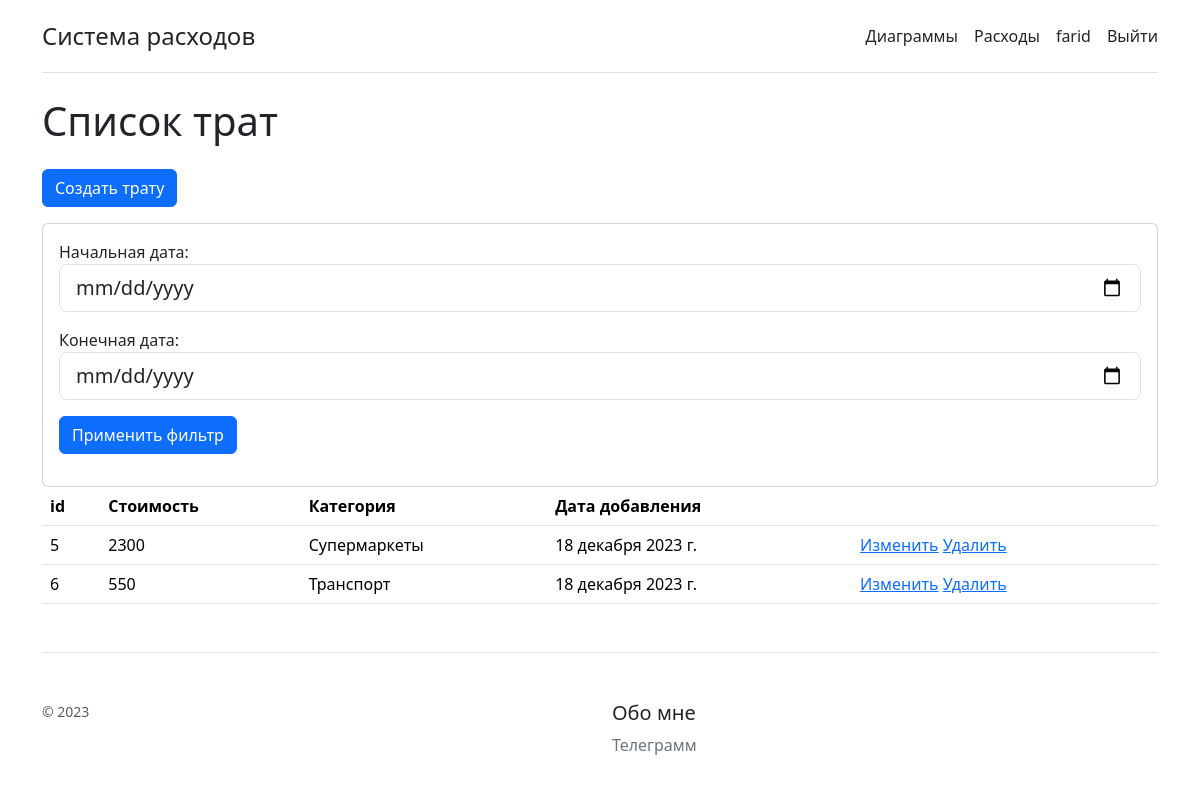
Page /spending/ (signed in) on the earlier database version.
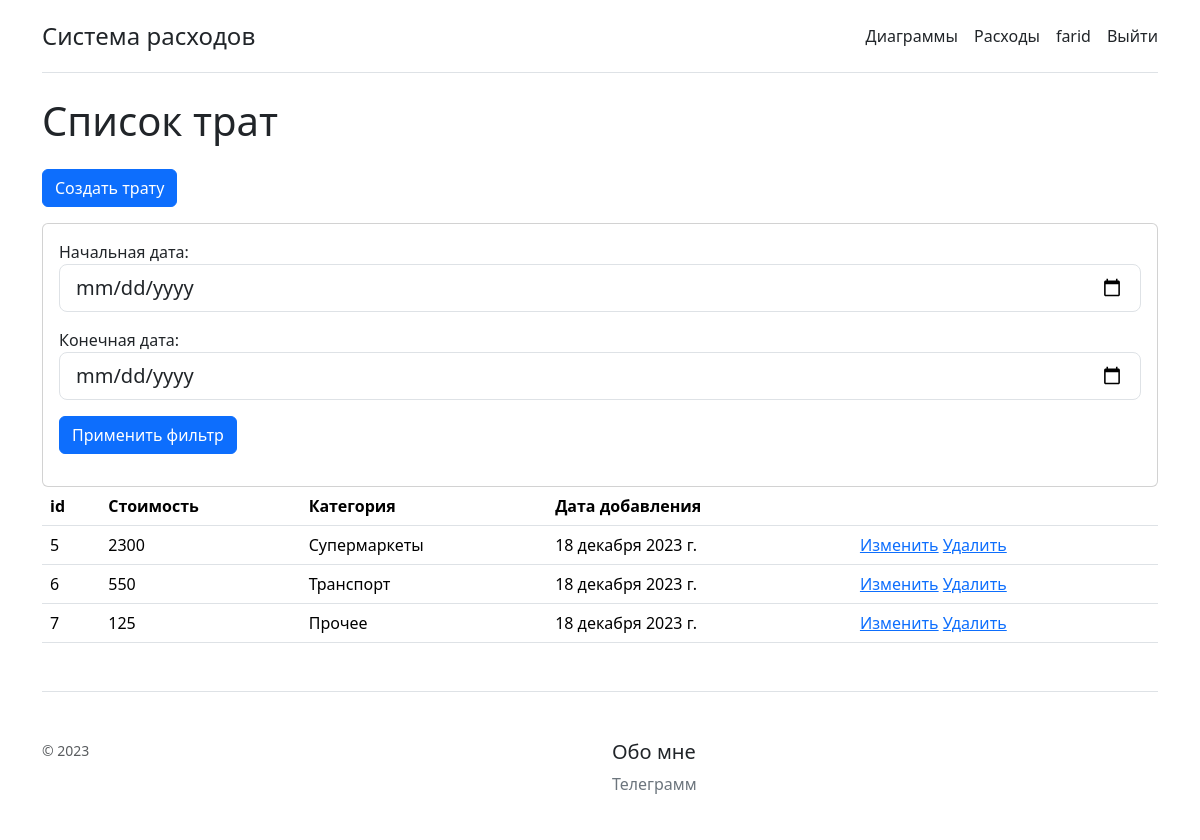
Same page on the later database version.
### costs/spending/models.py (models this page shows)
class Spending(models.Model):
    price = models.PositiveIntegerField()
    author = models.ForeignKey(User, on_delete=models.CASCADE, related_name='spendings')
    category = models.CharField(max_length=75, default=None)
    timestamp = models.DateField(auto_now_add=True)

### costs/spending/views.py (the view)
# urls.py: path('', views.IndexSpendingsView.as_view(), name='index'),
class IndexSpendingsView(LoginRequiredMixin, View):
    login_url = reverse_lazy('users:login')
    def get(self, request, *args, **kwargs):
        f = LeadEntriesFilter(request.GET, queryset=Spending.objects.filter(author=request.user))
        return render(request, 'spending/index.html', {'f': f})

### costs/spending/filters.py (called while the page is built)
    @property
    def qs(self):
        parent = super().qs
        return parent.order_by('-timestamp')

### costs/templates/spending/index.html (shortened to what this page needs)
{% extends "base.html" %}
{% load bootstrap5 %}
{% block content %}
<h1 class="h1 my-4">
    Список трат
</h1>
<a class="btn btn-primary mb-3" href="{% url "spending:create" %}">Создать трату</a>
<div class="card">
  <div class="card-body">
<form method="get">
  {{ f.form.as_p }}
  <input type="submit" value='Применить фильтр' class="btn btn-primary"/>
</form>
</div>
</div>
<table class="table">
    <thead>
      <tr>
        <th scope="col">id</th>
        <th scope="col">Стоимость</th>
        <th scope="col">Категория</th>
        <th scope="col">Дата добавления</th>
        <th scope="col"></th>
      </tr>
    </thead>
    <tbody>
    {% for sp in f.qs %}
      <tr>
        <td>{{ sp.id }}</td>
        <td>{{ sp.price }}</td>
        <td>{{ sp.category }}</td>
        <td>{{ sp.timestamp }}</td>
        <td>
            <a href="{% url 'spending:update' pk=sp.id %}">Изменить</a>
            <a href="{% url 'spending:delete' pk=sp.id %}">Удалить</a>
        </td>
      </tr>
    {% endfor %}
    </tbody>
  </table>
{% endblock content %}

Differences in the rows shown:
added Spending: id "7", price "125", category "Прочее", timestamp "18 декабря 2023 г."
